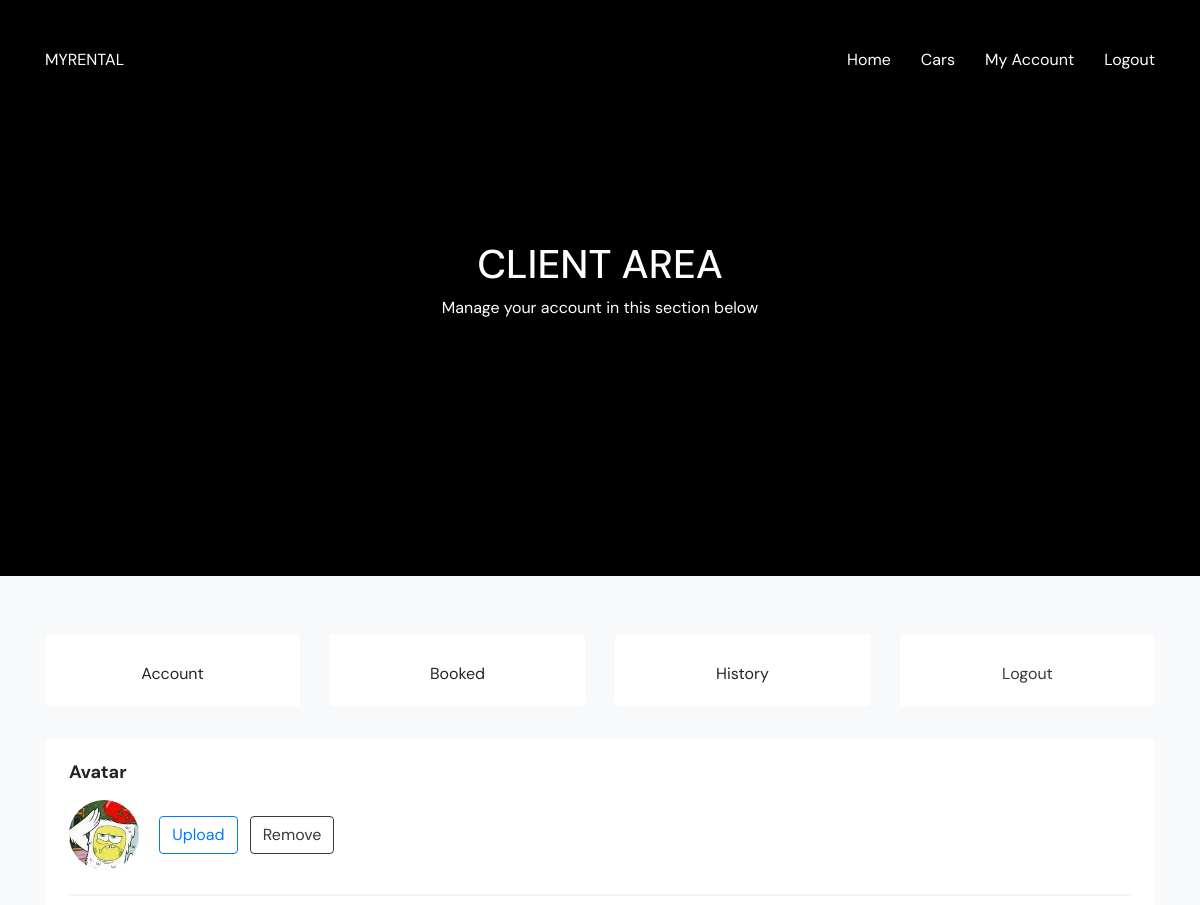
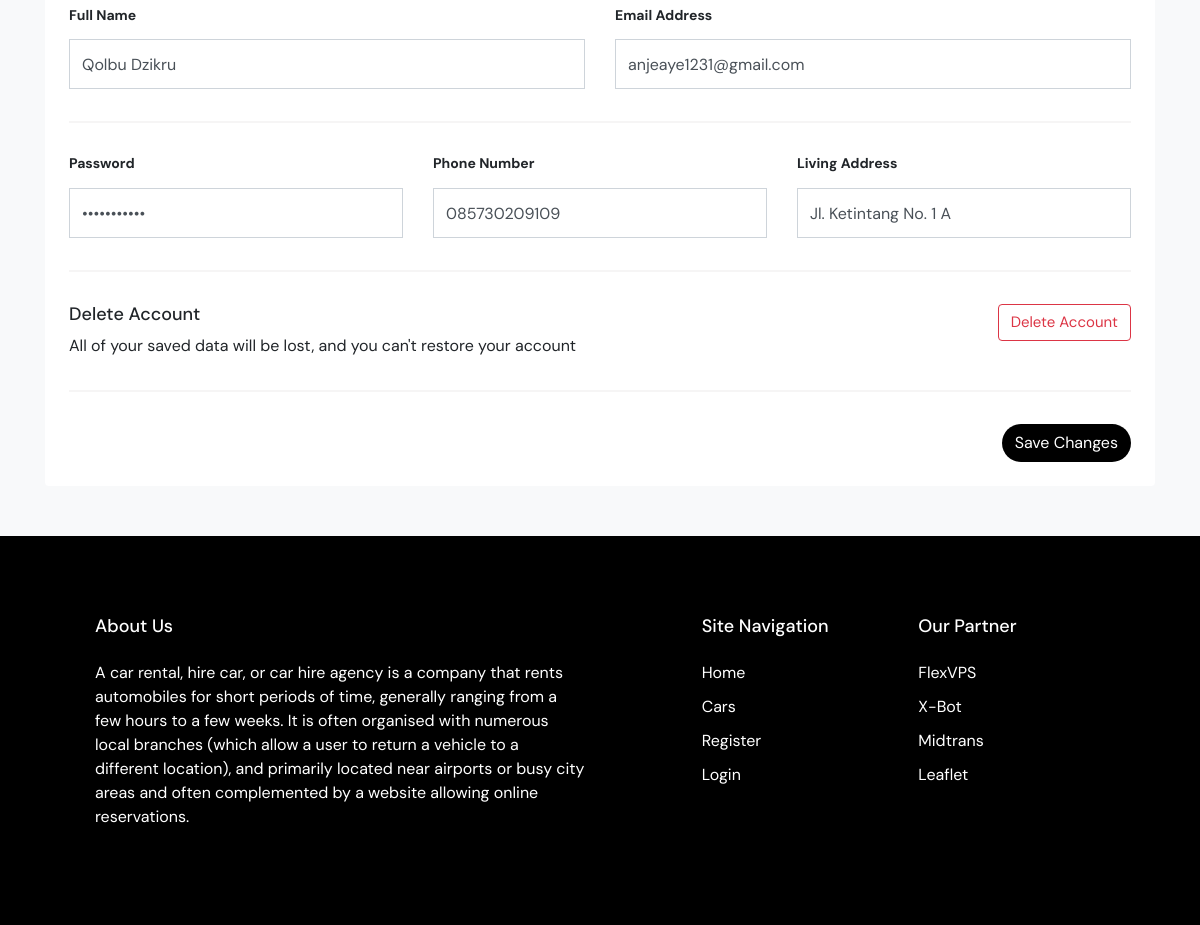
The page /account/user/clientarea (signed in) on the database its author committed (2 pictures, top to bottom).
### tables this page shows
CREATE TABLE `tb_user` (
  `user_id` int(11) NOT NULL,
  `user_name` varchar(255) NOT NULL,
  `user_email` varchar(255) NOT NULL,
  `user_password` varchar(255) NOT NULL,
  `user_address` varchar(255) NOT NULL,
  `user_phone` varchar(255) NOT NULL,
  `user_photo` varchar(255) NOT NULL,
  `user_type` tinyint(1) NOT NULL
);

### functions/url_helper.php (called while the page is built, shortened)
<?php
class url {
  var $myurl;
  public function this($param) {
    return $this->myurl.$param;
  }
}
$url = new url();
$web = "";
$url->myurl = ((isset($_SERVER['HTTPS']) && $_SERVER['HTTPS'] == "on") ? "https" : "http");
$url->myurl .= "://" . $_SERVER['HTTP_HOST'];
$url->myurl .= $web;

### functions/database.php (called while the page is built, shortened)
<?php
class database {
	private $host = "127.0.0.1";
	private $user = "root";
	private $pass = "Dzikru!234";
	private $dbse = "db_rental";
	public function connection() {
		$db = mysqli_connect($this->host, $this->user, $this->pass, $this->dbse);
		return $db;
	}
	public function splitGet($data) {
		$quer = '';
		foreach($data as $key => $value) {
			$quer .= "`".$key."` = "."'".$value."' and ";
		}
		$quer = substr($quer, 0, -5);
		return $quer;
	}
	public function get($table, $where) {
		if(!empty($where)) {
			$where = $this->splitGet($where);
			$query = "SELECT * FROM `".$table."` WHERE ".$where;
		} else {
			$query = "SELECT * FROM `".$table."`";
		}
		$data = mysqli_query($this->connection(), $query);
		$row = mysqli_fetch_all($data, MYSQLI_ASSOC);;
		return $row;
	}
	public function query($string) {
		$query = $string;
		$data = mysqli_query($this->connection(), $query);
		$row = mysqli_fetch_all($data, MYSQLI_ASSOC);;
		return $row;
	}
}

### account/user/clientarea.php (the view, shortened to what this page needs)
<?php
  require '../../includes/head.php';
  $DB = new database();
  $row = $DB->get('tb_user', ['user_id' => $_SESSION['user_id']]);
  $data = $row[0];
  $histories = $DB->query('SELECT * FROM `tb_book` INNER JOIN `tb_car` ON `tb_book`.car_id = `tb_car`.car_id INNER JOIN `tb_user` ON `tb_car`.user_id = `tb_user`.user_id WHERE `tb_book`.user_id = '.$_SESSION['user_id'].' AND `tb_book`.book_status = 3 OR `tb_book`.book_status = 0');
?>
    <div class="site-subheader bg-blue text-white">
      <div>
        <div class="container">
          <div class="row align-items-center justify-content-center">
            <div class="col-lg-6 text-center">
              <h1>CLIENT AREA</h1>
              <p>Manage your account in this section below</p>
            </div>
          </div>
        </div>
      </div>
    </div>
    <div class="site-section bg-light" id="contact-section">
      <div class="container">
        <div class="row">
          <div class="col-lg-3 col-6 my-2">
            <div class="card border-none cursor-pointer text-center" id="account-settings">
              <div class="card-body">
                <span>Account</span>
              </div>
            </div>
          </div>
          <div class="col-lg-3 col-6 my-2">
            <div class="card border-none cursor-pointer text-center" id="book-status">
              <div class="card-body">
                <span>Booked</span>
              </div>
            </div>
          </div>
          <div class="col-lg-3 col-6 my-2">
            <div class="card border-none cursor-pointer text-center" id="book-history">
              <div class="card-body">
                <span>History</span>
              </div>
            </div>
          </div>
          <div class="col-lg-3 col-6 my-2">
            <div class="card border-none cursor-pointer text-center" id="account-settings">
              <a class="text-dark" style="text-decoration: none" href="<?= $url->this('/backend/logout') ?>">
                <div class="card-body">
                  <span>Logout</span>
                </div>
              </a>
            </div>
          </div>
        </div>
        <div class="row mt-4 box-client-area" id="account-box">
          <form action="<?= $url->this('/backend/change_profile') ?>" method="post" enctype="multipart/form-data">
            <div class="col-md-12">
              <div class="card border-none">
                <div class="card-body p-4">
                  <div class="form-group">
                    <h5 class="font-size-18 font-weight-bold mb-3">Avatar</h5>
                    <div class="img-group">
                      <?php if(empty($data['user_photo'])) { ?>
                      <label class="img-round mr-3" style="background-image: url('<?= $url->this('/assets/images/default.png') ?>')"></label>
                      <?php } else { ?>
                      <label class="img-round mr-3" style="background-image: url('<?= $url->this('/assets/images/user/'.$_SESSION['user_id'].'/'.$data['user_photo']) ?>')"></label>
                      <?php } ?>
                      <label for="upload-photo" href="javascript:void(0)" class="btn btn-outline-primary mr-2 cursor-pointer">Upload</label>
                      <label id="remove-photo" class="btn btn-outline-dark cursor-pointer">Remove</label>
                    </div>
                  </div>
                  <div class="spacer-dark my-3"></div>
                  <div class="row">
                    <div class="form-group col-md-6">
                      <h5 class="font-size-14 font-weight-bold mb-3">Full Name</h5>
                      <input type="text" value="<?= $data['user_name'] ?>" class="form-control" name="user_name" placeholder="Full Name" required>
                    </div>
                    <div class="form-group col-md-6">
                      <h5 class="font-size-14 font-weight-bold mb-3">Email Address</h5>
                      <input type="email" value="<?= $data['user_email'] ?>" class="form-control" name="user_email" placeholder="Email" required>
                    </div>
                    <div class="form-group col-md-12">
                      <div class="spacer-dark my-3"></div>
                    </div>
                    <div class="form-group col-md-4">
                      <h5 class="font-size-14 font-weight-bold mb-3">Password</h5>
                      <input type="password" value="<?= $data['user_password'] ?>" class="form-control" name="user_password" placeholder="Password" required>
                    </div>
                    <div class="form-group col-md-4">
                      <h5 class="font-size-14 font-weight-bold mb-3">Phone Number</h5>
                      <input type="number" value="<?= $data['user_phone'] ?>" class="form-control" name="user_phone" placeholder="Phone Number" required>
                    </div>
                    <div class="form-group col-md-4">
                      <h5 class="font-size-14 font-weight-bold mb-3">Living Address</h5>
                      <input type="text" value="<?= $data['user_address'] ?>" class="form-control" name="user_address" placeholder="Address" required>
                    </div>
                    <div class="form-group col-md-12">
                      <div class="spacer-dark my-3"></div>
                    </div>
                    <div class="form-group col-md-6">
                      <h5 class="font-size-18">Delete Account</h5>
                      <span>All of your saved data will be lost, and you can't restore your account</span>
                    </div>
                    <div class="form-group col-md-6 text-right">
                      <a href="javascript:void(0)" class="btn btn-outline-danger font-size-15 btn-delete-account">Delete Account</a>
                    </div>
                    <div class="form-group col-md-12">
                      <div class="spacer-dark my-3"></div>
                    </div>
                    <div class="col-md-12 text-right">
                      <button class="btn btn-black">Save Changes</button>
                    </div>
                  </div>
                </div>
              </div>
            </div>
          </form>
        </div>
      </div>
    </div>
<?php
  require '../../includes/foot.php';
?>

### assets/css/main.css (style rules this page uses)
.font-size-14 { font-size: 14px; }
.font-size-15 { font-size: 15px; }
.font-size-18 { font-size: 18px; }
.border-none { border: unset; }
.cursor-pointer { cursor: pointer; }
.form-control { height: 50px; border-radius: unset !important; }
.img-round,.img-pap { text-align: center; border-radius: 50px; width: 70px; height: 70px; background-position: center; background-size: cover; vertical-align: middle }
.img-group { display: inline; }
.spacer-dark { border-top: 2px solid #f6f5f5; width: 100%; }
.bg-blue { background-color: #000; }
.btn-black { background-color: black; border-radius: 50px; color: white; }
.site-section { padding: 50px 0; }
.site-subheader { padding: 30vh 0; }

### rows shown on the page
tb_user: user_photo (picture), user_name "Qolbu Dzikru", user_email "anjeaye1231@gmail.com", user_phone "085730209109", user_address "Jl. Ketintang No. 1 A"
